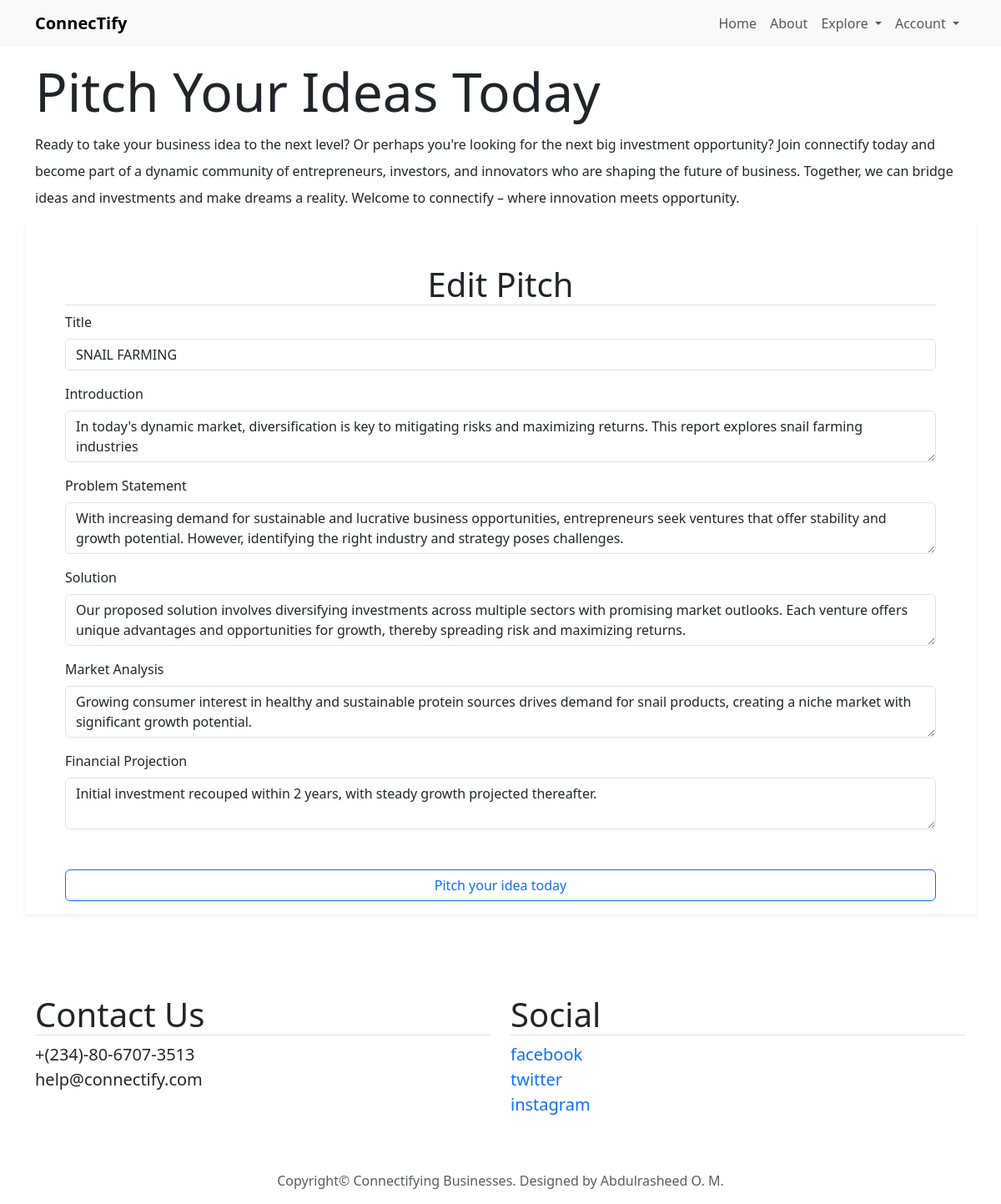
The app's page /post/2/update (signed in) with its own data.
### connectify/models.py (models this page shows, shortened)
class Post(db.Model):
    id = db.Column(db.Integer, primary_key=True)
    title = db.Column(db.Text, nullable=False)
    introduction = db.Column(db.Text, nullable=False)
    problem_statement = db.Column(db.Text, nullable=False)
    solution = db.Column(db.Text, nullable=False)
    market_analysis = db.Column(db.Text, nullable=False)
    financial_projection = db.Column(db.Text, nullable=False)
    user_id = db.Column(db.Integer, db.ForeignKey('user.id'), nullable=False)
    date_posted = db.Column(db.DateTime, nullable=False, default=datetime.utcnow)

### connectify/routes.py (the view)
@app.route('/post/<int:post_id>/update', methods=['GET', 'POST'])
def update(post_id):
    post = Post.query.get_or_404(post_id)
    if post.author != current_user:
        abort(403)
    form = PitchForm()
    if form.validate_on_submit():
        post.title = form.title.data
        post.introduction = form.introduction.data
        post.problem_statement = form.problem_statement.data
        post.solution = form.solution.data
        post.market_analysis = form.market_analysis.data
        post.financial_projection = form.financial_projection.data
        db.session.commit()
        flash('Pitch has been updated!', 'success')
        return redirect(url_for('post', post_id=post.id))
    elif request.method == 'GET':
        form.title.data = post.title
        form.introduction.data = post.introduction
        form.problem_statement.data = post.problem_statement
        form.solution.data = post.solution
        form.market_analysis.data = post.market_analysis
        form.financial_projection.data = post.financial_projection
    return render_template('pitch.html', title='Edit Pitch', legend='Edit Pitch', form=form)

### connectify/forms.py
class PitchForm(FlaskForm):
    title = StringField('Title', validators=[DataRequired()])
    introduction = TextAreaField('Introduction', validators=[DataRequired()])
    problem_statement = TextAreaField('Problem Statement', validators=[DataRequired()])
    solution = TextAreaField('Solution', validators=[DataRequired()])
    market_analysis = TextAreaField('Market Analysis', validators=[DataRequired()])
    financial_projection = TextAreaField('Financial Projection', validators=[DataRequired()])
    submit = SubmitField('Pitch your idea today')

### connectify/models.py (called while the page is built)
@login_manager.user_loader
def load_user(user_id):
    return User.query.get(int(user_id))

### connectify/templates/pitch.html (shortened to what this page needs)
{% extends 'layout.html' %}
{% block content %}
<h1 class="display-3">Pitch Your Ideas Today</h1>
<p class="lh-lg">Ready to take your business idea to the next level? Or perhaps you're looking for the next big
    investment opportunity? Join connectify today and become part of a dynamic community of entrepreneurs, investors,
    and innovators who are shaping the future of business. Together, we can bridge ideas and investments and make dreams
    a reality. Welcome to connectify – where innovation meets opportunity.</p>
<form method="POST" action="">
    <fieldset class="form-group">
        <div class="row justify-content-center align-items-center">
            <div class="mx-3 mb-5 px-5 shadow-sm">
                <legend class="border-bottom text-center mt-5 display-6 ">{{ legend }}</legend>
                <div class="mb-3">
                    {{ form.title.label(class='form-label') }}
                    {% if form.title.errors %}
                    {{ form.title(class='form-control is-invalid') }}
                    <div class="invalid-feedback">
                        {% for error in form.title.errors %}
                        <span>{{ error }}</span>
                        {% endfor %}
                    </div>
                    {% else %}
                    {{ form.title(class='form-control') }}
                    {% endif %}
                </div>
                <div class="mb-3">
                    {{ form.introduction.label(class='form-label') }}
                    {% if form.introduction.errors %}
                    {{ form.introduction(class='form-control is-invalid') }}
                    <div class="invalid-feedback">
                        {% for error in form.introduction.errors %}
                        <span>{{ error }}</span>
                        {% endfor %}
                    </div>
                    {% else %}
                    {{ form.introduction(class='form-control') }}
                    {% endif %}
                </div>
                <div class="mb-3">
                    {{ form.problem_statement.label(class='form-label') }}
                    {% if form.problem_statement.errors %}
                    {{ form.problem_statement(class='form-control is-invalid') }}
                    <div class="invalid-feedback">
                        {% for error in form.problem_statement.errors %}
                        <span>{{ error }}</span>
                        {% endfor %}
                    </div>
                    {% else %}
                    {{ form.problem_statement(class='form-control') }}
                    {% endif %}
                </div>
                <div class="mb-3">
                    {{ form.solution.label(class='form-label') }}
                    {% if form.solution.errors %}
                    {{ form.solution(class='form-control is-invalid') }}
                    <div class="invalid-feedback">
                        {% for error in form.solution.errors %}
                        <span>{{ error }}</span>
                        {% endfor %}
                    </div>
                    {% else %}
                    {{ form.solution(class='form-control') }}
                    {% endif %}
                </div>
                <div class="mb-3">
                    {{ form.market_analysis.label(class='form-label') }}
                    {% if form.market_analysis.errors %}
                    {{ form.market_analysis(class='form-control is-invalid') }}
                    <div class="invalid-feedback">
                        {% for error in form.market_analysis.errors %}
                        <span>{{ error }}</span>
                        {% endfor %}
                    </div>
                    {% else %}
                    {{ form.market_analysis(class='form-control') }}
                    {% endif %}
                </div>
                <div class="mb-3">
                    {{ form.financial_projection.label(class='form-label') }}
                    {% if form.financial_projection.errors %}
                    {{ form.financial_projection(class='form-control is-invalid') }}
                    <div class="invalid-feedback">
                        {% for error in form.financial_projection.errors %}
                        <span>{{ error }}</span>
                        {% endfor %}
                    </div>
                    {% else %}
                    {{ form.financial_projection(class='form-control') }}
                    {% endif %}
                </div>
                <div class="mt-5 mb-3 text-center">
                    {{ form.submit(class='btn btn-outline-primary d-block w-100') }}
                </div>
            </div>
        </div>
    </fieldset>
</form>
{% endblock content%}

### records on screen
Post: title "SNAIL FARMING", introduction "In today's dynamic market, diversification is key to mitigating risks and maximizing returns. This report explores snail farming industries", problem_statement "With increasing demand for sustainable and lucrative business opportunities, entrepreneurs seek ventures that offer stability and growth potential. However, identifying the right industry and strategy poses challenges.", solution "Our proposed solution involves diversifying investments across multiple sectors with promising market outlooks. Each venture offers unique advantages and opportunities for growth, thereby spreading risk and maximizing returns.", market_analysis "Growing consumer interest in healthy and sustainable protein sources drives demand for snail products, creating a niche market with significant growth potential.", financial_projection "Initial investment recouped within 2 years, with steady growth projected thereafter."

### other values on screen
{{ legend }} "Edit Pitch"
